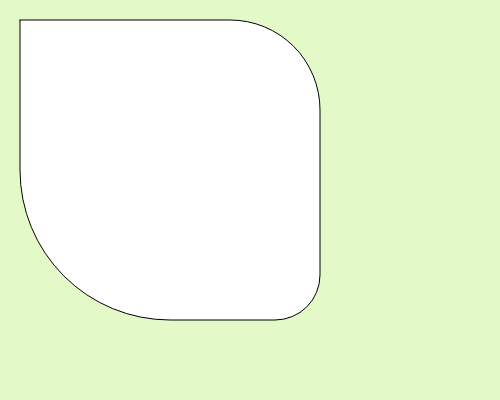
Frame 1 (no input)
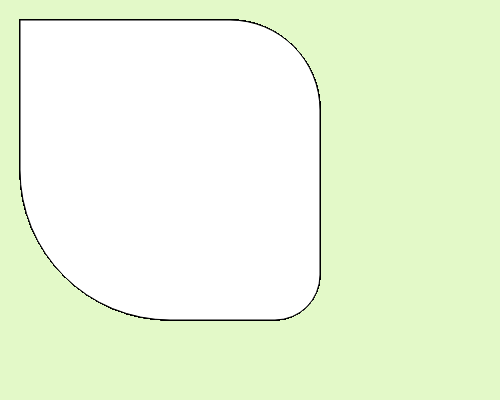
Frame 60 (no input)
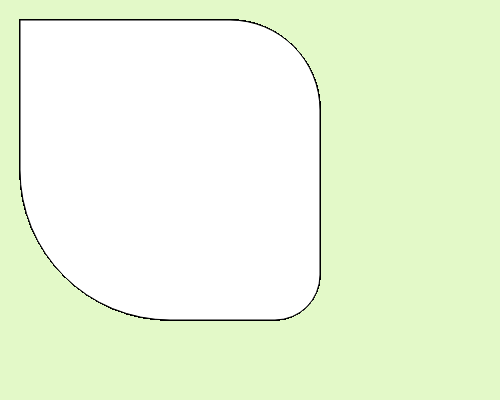
Frame 120 (the mouse pressed at the canvas centre since frame 60)

The p5.js sketch that drew these frames (run headless with seeded random() and noise() and a simulated clock; from frame 60 on, the mouse is pressed at the canvas centre):

// p5.js sketch
// ── sketch.js
function setup() {
    createCanvas( 500, 400 );
    background( '#e3f9c8' );
}

function draw() {
    // a rectangle with various corner roundness
    rect( 20, 20, 300, 300, 0, 90, 45, 150 );
}
